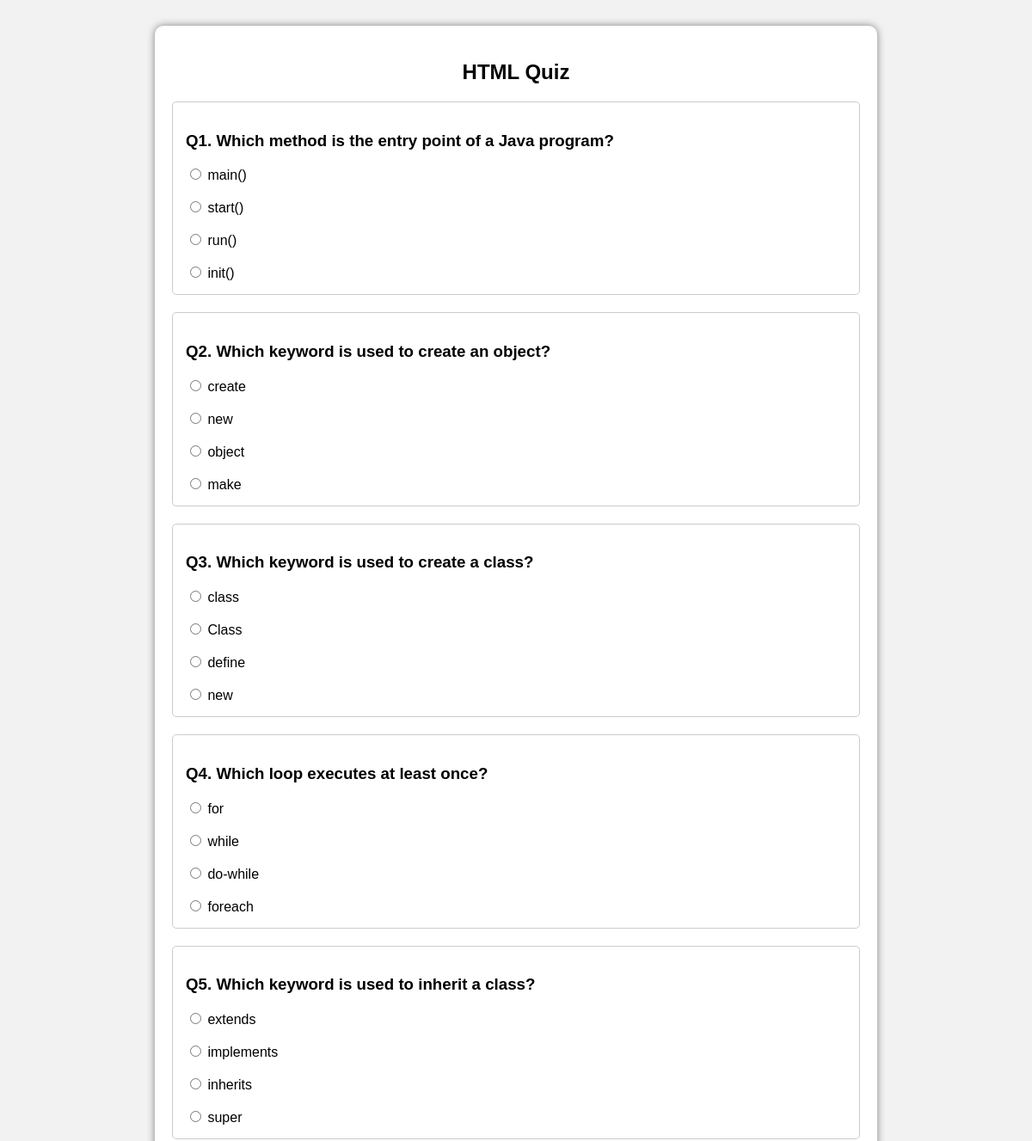
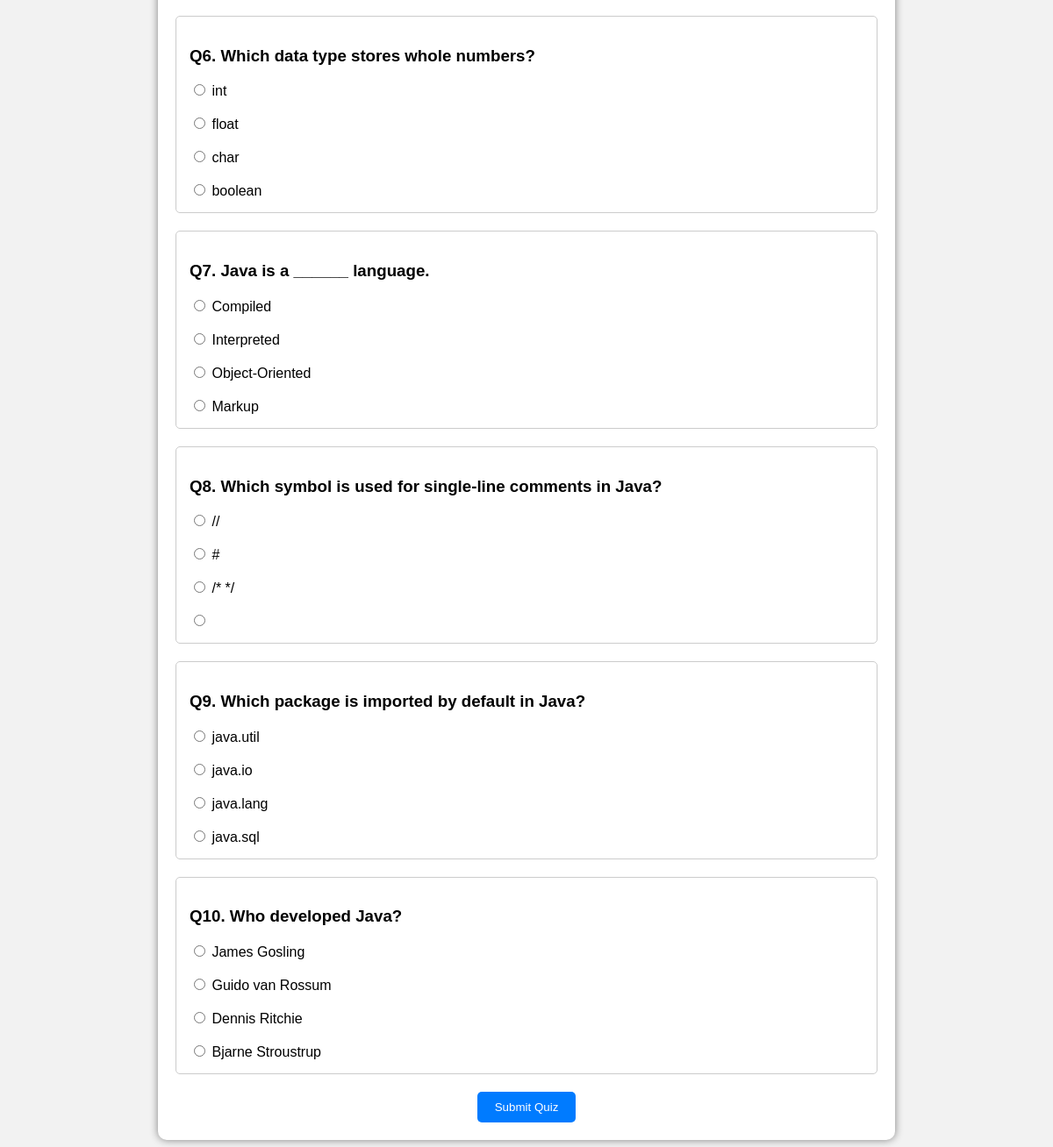
The page /students/java_quiz.php (signed in) on the database its author committed (2 pictures, top to bottom).
### tables this page shows
CREATE TABLE `questions` (
  `question_id` int(11) NOT NULL,
  `quiz_id` int(11) DEFAULT NULL,
  `question` text DEFAULT NULL,
  `option1` varchar(100) DEFAULT NULL,
  `option2` varchar(100) DEFAULT NULL,
  `option3` varchar(100) DEFAULT NULL,
  `option4` varchar(100) DEFAULT NULL,
  `answer` varchar(100) DEFAULT NULL,
  `round` int(11) NOT NULL DEFAULT 1
);

### students/java_quiz.php (the view, shortened to what this page needs)
<?php
include "../db.php";
$sql = "SELECT * FROM questions WHERE quiz_id=2 ORDER BY RAND() LIMIT 10";
$result = mysqli_query($conn, $sql);
?>
<!DOCTYPE html>
<html>
<head>
</head>
<body>
<div class="container">
<h2 align="center">HTML Quiz</h2>
<form action="results.php" method="post">
<?php
$i=1;
while($row=mysqli_fetch_assoc($result))
{
?>
<div class="question">
<h3>Q<?php echo $i; ?>. <?php echo $row['question']; ?></h3>
<label>
<input type="radio" name="q<?php echo $row['question_id']; ?>" value="<?php echo $row['option1']; ?>" required>
<?php echo $row['option1']; ?>
</label><br><br>
<label>
<input type="radio" name="q<?php echo $row['question_id']; ?>" value="<?php echo $row['option2']; ?>">
<?php echo $row['option2']; ?>
</label><br><br>
<label>
<input type="radio" name="q<?php echo $row['question_id']; ?>" value="<?php echo $row['option3']; ?>">
<?php echo $row['option3']; ?>
</label><br><br>
<label>
<input type="radio" name="q<?php echo $row['question_id']; ?>" value="<?php echo $row['option4']; ?>">
<?php echo $row['option4']; ?>
</label>
</div>
<?php
$i++;
}
?>
<center>
<input type="submit" value="Submit Quiz">
</center>
</form>
</div>
</body>
</html>

### students/java_quiz.php (style rules this page uses)
body { font-family:Arial,sans-serif; background:#f2f2f2; }
.container { width:800px; margin:30px auto; background:white; padding:20px; border-radius:10px; box-shadow:0 0 10px gray; }
.question { border:1px solid #ccc; padding:15px; margin-bottom:20px; border-radius:5px; }
input[type=submit] { background:#007BFF; color:white; padding:10px 20px; border:none; border-radius:5px; cursor:pointer; }

### rows shown on the page
questions: question "Which method is the entry point of a Java program?", option1 "main()", option2 "start()", option3 "run()", option4 "init()"
questions: question "Which keyword is used to create an object?", option1 "create", option2 "new", option3 "object", option4 "make"
questions: question "Which keyword is used to create a class?", option1 "class", option2 "Class", option3 "define", option4 "new"
questions: question "Which loop executes at least once?", option1 "for", option2 "while", option3 "do-while", option4 "foreach"
questions: question "Which keyword is used to inherit a class?", option1 "extends", option2 "implements", option3 "inherits", option4 "super"
questions: question "Which data type stores whole numbers?", option1 "int", option2 "float", option3 "char", option4 "boolean"
questions: question "Java is a ______ language.", option1 "Compiled", option2 "Interpreted", option3 "Object-Oriented", option4 "Markup"
questions: question "Which symbol is used for single-line comments in Java?", option1 "//", option2 "#", option3 "/* */"
questions: question "Which package is imported by default in Java?", option1 "java.util", option2 "java.io", option3 "java.lang", option4 "java.sql"
questions: question "Who developed Java?", option1 "James Gosling", option2 "Guido van Rossum", option3 "Dennis Ritchie", option4 "Bjarne Stroustrup"
